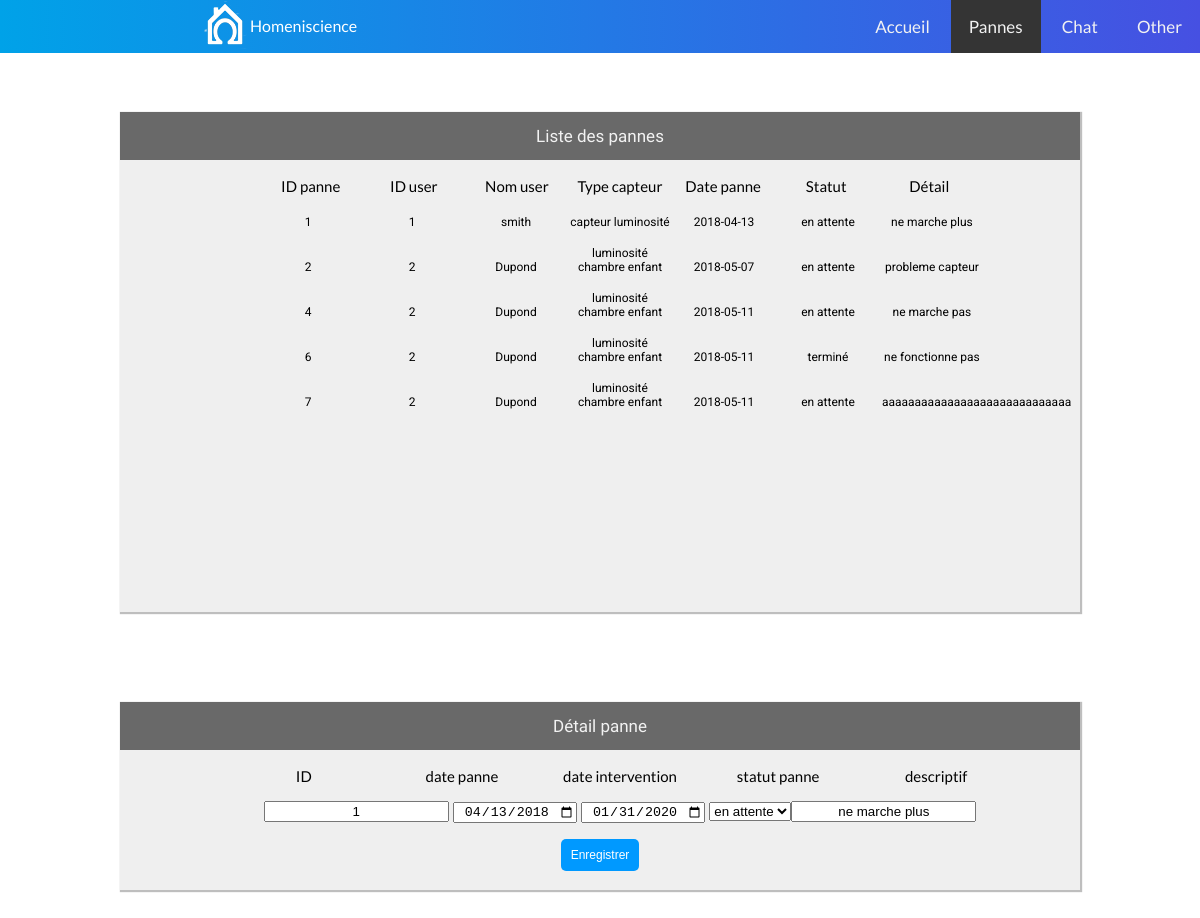
/support/panne/index/1, run on the app's committed database.
### tables this page shows
CREATE TABLE `panne` (
  `ID` int(11) NOT NULL,
  `ID_equipement` int(11) NOT NULL,
  `ID_type_statut` int(11) NOT NULL,
  `date_panne` date NOT NULL,
  `date_intervention` date NOT NULL,
  `descriptif_panne` varchar(8000) NOT NULL
);

CREATE TABLE `domicile` (
  `ID` int(11) NOT NULL,
  `ID_utilisateur_principal` int(11) NOT NULL,
  `nom` varchar(50) NOT NULL,
  `nombre_pieces` int(11) NOT NULL,
  `superficie` int(11) NOT NULL,
  `ID_type_habitation` int(11) NOT NULL,
  `numero_habitation` char(5) NOT NULL,
  `rue` varchar(50) NOT NULL,
  `code_postal` char(5) NOT NULL,
  `pays` varchar(50) NOT NULL,
  `ID_confidentialite` int(11) NOT NULL,
  `ID_gestionnaire` int(11) NOT NULL,
  `consommation` int(11) NOT NULL
);

CREATE TABLE `utilisateur` (
  `ID` int(11) NOT NULL,
  `ID_domicile` int(11) NOT NULL,
  `email` varchar(50) NOT NULL,
  `mot_de_passe` varchar(60) NOT NULL,
  `nom` varchar(50) NOT NULL,
  `prenom` varchar(50) NOT NULL,
  `adresse` varchar(50) NOT NULL,
  `numero_fixe` varchar(50) NOT NULL,
  `numero_mobile` varchar(50) NOT NULL,
  `ID_type_utilisateur` int(11) NOT NULL,
  `ID_langue` int(11) NOT NULL,
  `image` varchar(50) NOT NULL,
  `ID_theme` int(11) NOT NULL,
  `ID_mode_paiement` int(11) NOT NULL
);

CREATE TABLE `equipement` (
  `ID` int(11) NOT NULL,
  `ID_piece` int(11) NOT NULL,
  `nom` varchar(50) NOT NULL,
  `ID_type_equipement` int(11) NOT NULL
);

CREATE TABLE `type_statut` (
  `ID` int(11) NOT NULL,
  `nom_type` varchar(50) NOT NULL
);

### support/panne/index.php (called while the page is built)
<?php
require('support_modele.php');
try {
  $reponse = afficherPannes();
  $details = afficherDetails();
  $detailsType = afficherTypes();
  require('support_vue.php');
}catch (Exception $e) {
  echo 'Erreur : '.$e->getMessage();
}
?>

### support/panne/support_modele.php (called while the page is built, shortened)
<?php
try {
  $bdd = new PDO('mysql:host=localhost;dbname=homeniscience;charset=utf8', 'root', '');
} catch (Exception $e) {
  die('Erreur : '.$e->getMessage());
}
function afficherPannes() {
  global $bdd;
  $reponse = $bdd->query('SELECT *,
    equipement.nom AS nom_equipement,
    utilisateur.nom AS nom_utilisateur,
    panne.ID AS panne_ID
    FROM panne
    INNER JOIN type_statut ON panne.ID_type_statut = type_statut.ID
    INNER JOIN equipement ON panne.ID_equipement = equipement.ID
    INNER JOIN piece ON equipement.ID_piece = piece.ID
    INNER JOIN domicile ON piece.ID_domicile = domicile.ID
    INNER JOIN utilisateur on domicile.ID_utilisateur_principal = utilisateur.ID');
    return $reponse;
  }
  function afficherDetails() {
    global $bdd;
    $reponse = $bdd->prepare('SELECT *,
      panne.ID AS panne_ID
      FROM panne
      INNER JOIN type_statut
      ON panne.ID_type_statut = type_statut.ID
      WHERE panne.ID = ?');
      $reponse->execute(array($_GET['id']));
      return $reponse;
    }
    function afficherTypes() {
      global $bdd;
      $reponse = $bdd->query('SELECT * FROM type_statut');
      return $reponse;
    }
    ?>

### support/panne/support_vue.php (the view, shortened to what this page needs)
<!DOCTYPE html>
<html>
<head>
  <link rel="stylesheet" href="/homeniscience/support/panne/support.css">
</head>
<?php require('../header2.php'); ?>
<br>
<body>
  <div class="container">
    <div class="column">
      <article class="main">
        <a class="probleme">Liste des pannes</a>
        <ul class="liste">
          <li>ID panne</li>
          <li>ID user</li>
          <li>Nom user</li>
          <li>Type capteur</li>
          <li>Date panne</li>
          <li>Statut</li>
          <li>Détail</li>
        </ul>
        <?php
        while ($donnees = $reponse->fetch()) {
          echo '<a href="/homeniscience/support/panne/index/'.$donnees['panne_ID'].'#detail">';
          echo '<ul class="listepanne">';
          echo '<li>'.$donnees['panne_ID'].'</li> ';
          echo '<li>'.$donnees['ID_utilisateur_principal'].'</li> ';
          echo '<li>'.$donnees['nom_utilisateur'].'</li> ';
          echo '<li>'.$donnees['nom_equipement'].'</li> ';
          echo '<li>'.$donnees['date_panne'].'</li> ';
          echo '<li>'.$donnees['nom_type'].'</li> ';
          echo '<li>'.$donnees['descriptif_panne'].'</li> ';
          echo '</ul>';
          echo '</a>';
        }
        ?>
      </article>
    </div>
  </div>
  <div class="container">
    <div class="column">
      <article id="detail">
        <a class="probleme" href="#">Détail panne</a>
        <ul class="listeDetail">
          <li>ID</li>
          <li>date panne</li>
          <li>date intervention</li>
          <li>statut panne</li>
          <li>descriptif</li>
        </ul>
        <form class="" action="/homeniscience/support/panne/form_edit_pannes.php" method="post">
          <?php
          while ($donnees = $details->fetch()) {
            echo '<ul class="listepanne"> ';
            echo '<input type="text" name="ID" value="'.$donnees['panne_ID'].'"> ';
            echo '<input type="date" name="date_panne" value="'.$donnees['date_panne'].'"> ';
            echo '<input type="date" name="date_intervention" value="'.$donnees['date_intervention'].'"> ';
            echo '<select name="ID_statut">';
            while ($donneesType = $detailsType->fetch()) {
              if($donneesType['ID'] == $donnees['ID_type_statut']) {
                echo'<option value="'.$donneesType['ID'].'" selected>'.$donneesType['nom_type'].'</option>';
              }else {
                echo'<option value="'.$donneesType['ID'].'">'.$donneesType['nom_type'].'</option>';
              }
            }
            echo '</select>';
            echo '<input type="text" name="descriptif" value="'.$donnees['descriptif_panne'].'"> ';
            echo '</ul> ';
          }
          ?>
          <input type="submit" name="" value="Enregistrer">
          <br>
          <br>
        </form>
      </article>
    </div>
  </div>
</body>
</html>

### support/panne/support.css (style rules this page uses)
html,body { background: white; }
div.container { display: flex; flex-direction: row; background-color: white; align-content: flex-start; text-align: center; justify-content:center; width: 80%; margin : auto; z-index: -1; margin-bottom: 50px; }
div.column { display: flex; align-content: flex-start; flex-direction: column; background-color: white; width:100%; }
article { display: inline-block; background-color:#1111; margin: 40px 40px 00px 0px; box-shadow: 1px 1px 1px 1px #BEBEBE; width:100%; overflow:hidden; }
article.main { height:500px; }
div.container a.probleme { display:block; color: #f2f2f2; text-align: center; padding: 14px 16px; text-decoration: none; font-size: 17px; overflow: hidden; }
div.container a { text-decoration: none; color: #000; }
a.probleme { background-color: #696969; font-family: 'Comfortaa'; color:white; }
.liste { list-style-type: none; font-family: 'Lato'; }
.liste li { display: inline-block; font-size: 15px; width: 100px; }
.listepanne { list-style-type: none; font-family: 'Roboto'; }
.listepanne li { display: inline-block; font-size: 12px; width:100px; }
.listeDetail { list-style-type: none; font-family: 'Lato'; }
.listeDetail li { display: inline-block; font-size: 15px; width: 155px; }
.listepanne input { text-align: center; }
input[type=submit] { width:auto; line-height: 12px; max-width:100px; border-radius : 5px; background-color: #0099ff; color:white; padding:10px; font-size:12px; border:none; cursor:pointer; }

### support/header2.php (style rules this page uses)
body { margin: 0; font-family: 'Lato', Helvetica, sans-serif; }

### data on the page
panne: ID "1", domicile.ID_utilisateur_principal "1", utilisateur.nom "smith", ID_equipement.nom "capteur luminosité", date_panne "2018-04-13", ID_type_statut.nom_type "en attente", descriptif_panne "ne marche plus", date_panne "04/13/2018", date_intervention "01/31/2020", descriptif "ne marche plus"
panne: ID "2", domicile.ID_utilisateur_principal "2", utilisateur.nom "Dupond", ID_equipement.nom "luminosité chambre enfant", date_panne "2018-05-07", ID_type_statut.nom_type "en attente", descriptif_panne "probleme capteur"
panne: ID "4", domicile.ID_utilisateur_principal "2", utilisateur.nom "Dupond", ID_equipement.nom "luminosité chambre enfant", date_panne "2018-05-11", ID_type_statut.nom_type "en attente", descriptif_panne "ne marche pas"
panne: ID "6", domicile.ID_utilisateur_principal "2", utilisateur.nom "Dupond", ID_equipement.nom "luminosité chambre enfant", date_panne "2018-05-11", ID_type_statut.nom_type "terminé", descriptif_panne "ne fonctionne pas"
panne: ID "7", domicile.ID_utilisateur_principal "2", utilisateur.nom "Dupond", ID_equipement.nom "luminosité chambre enfant", date_panne "2018-05-11", ID_type_statut.nom_type "en attente", descriptif_panne "aaaaaaaaaaaaaaaaaaaaaaaaaaaaa"

### other printed values
form field ID_statut "en attente"
